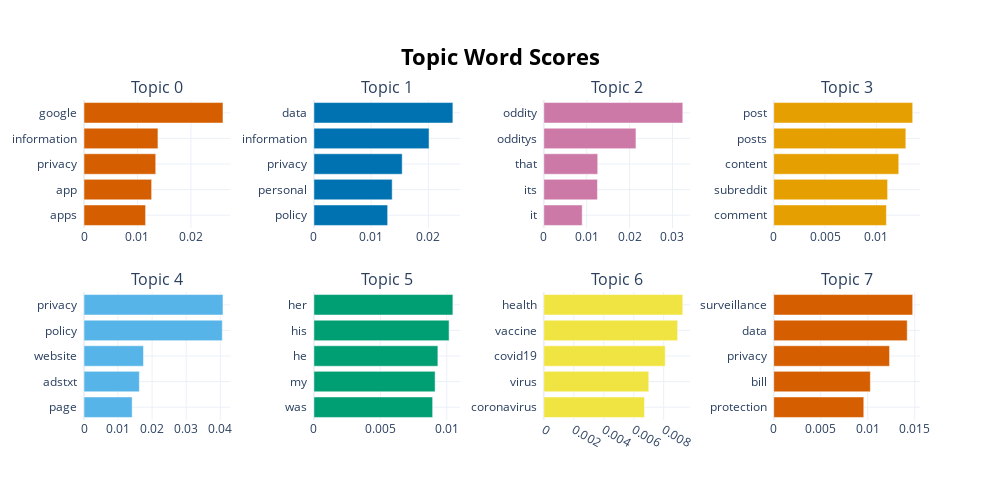

The code cell stored with this chart in its notebook:
### Code cell
topic_model.visualize_barchart()

### Figure 1 — Plotly figure (JSON) as saved in the notebook; plotly's stock layout.template omitted (floating-point values rounded to 4 significant figures)
{"data": [{"marker": {"color": "#D55E00"}, "orientation": "h", "x": [0.01152, 0.01265, 0.01342, 0.01383, 0.026], "y": ["apps  ", "app  ", "privacy  ", "information  ", "google  "], "type": "bar", "xaxis": "x", "yaxis": "y"}, {"marker": {"color": "#0072B2"}, "orientation": "h", "x": [0.01288, 0.01367, 0.01542, 0.02011, 0.02428], "y": ["policy  ", "personal  ", "privacy  ", "information  ", "data  "], "type": "bar", "xaxis": "x2", "yaxis": "y2"}, {"marker": {"color": "#CC79A7"}, "orientation": "h", "x": [0.008954, 0.01252, 0.01257, 0.02149, 0.0324], "y": ["it  ", "its  ", "that  ", "odditys  ", "oddity  "], "type": "bar", "xaxis": "x3", "yaxis": "y3"}, {"marker": {"color": "#E69F00"}, "orientation": "h", "x": [0.01098, 0.0111, 0.01219, 0.01288, 0.01354], "y": ["comment  ", "subreddit  ", "content  ", "posts  ", "post  "], "type": "bar", "xaxis": "x4", "yaxis": "y4"}, {"marker": {"color": "#56B4E9"}, "orientation": "h", "x": [0.01414, 0.01625, 0.01747, 0.0406, 0.0408], "y": ["page  ", "adstxt  ", "website  ", "policy  ", "privacy  "], "type": "bar", "xaxis": "x5", "yaxis": "y5"}, {"marker": {"color": "#009E73"}, "orientation": "h", "x": [0.008935, 0.00912, 0.009329, 0.01017, 0.01046], "y": ["was  ", "my  ", "he  ", "his  ", "her  "], "type": "bar", "xaxis": "x6", "yaxis": "y6"}, {"marker": {"color": "#F0E442"}, "orientation": "h", "x": [0.006718, 0.007003, 0.008101, 0.008929, 0.009271], "y": ["coronavirus  ", "virus  ", "covid19  ", "vaccine  ", "health  "], "type": "bar", "xaxis": "x7", "yaxis": "y7"}, {"marker": {"color": "#D55E00"}, "orientation": "h", "x": [0.009579, 0.01028, 0.01232, 0.0142, 0.01478], "y": ["protection  ", "bill  ", "privacy  ", "data  ", "surveillance  "], "type": "bar", "xaxis": "x8", "yaxis": "y8"}], "layout": {"xaxis": {"anchor": "y", "domain": [0.0, 0.175], "showgrid": true}, "yaxis": {"anchor": "x", "domain": [0.6, 1.0], "showgrid": true}, "xaxis2": {"anchor": "y2", "domain": [0.275, 0.45], "showgrid": true}, "yaxis2": {"anchor": "x2", "domain": [0.6, 1.0], "showgrid": true}, "xaxis3": {"anchor": "y3", "domain": [0.55, 0.725], "showgrid": true}, "yaxis3": {"anchor": "x3", "domain": [0.6, 1.0], "showgrid": true}, "xaxis4": {"anchor": "y4", "domain": [0.825, 1.0], "showgrid": true}, "yaxis4": {"anchor": "x4", "domain": [0.6, 1.0], "showgrid": true}, "xaxis5": {"anchor": "y5", "domain": [0.0, 0.175], "showgrid": true}, "yaxis5": {"anchor": "x5", "domain": [0.0, 0.4], "showgrid": true}, "xaxis6": {"anchor": "y6", "domain": [0.275, 0.45], "showgrid": true}, "yaxis6": {"anchor": "x6", "domain": [0.0, 0.4], "showgrid": true}, "xaxis7": {"anchor": "y7", "domain": [0.55, 0.725], "showgrid": true}, "yaxis7": {"anchor": "x7", "domain": [0.0, 0.4], "showgrid": true}, "xaxis8": {"anchor": "y8", "domain": [0.825, 1.0], "showgrid": true}, "yaxis8": {"anchor": "x8", "domain": [0.0, 0.4], "showgrid": true}, "annotations": [{"font": {"size": 16}, "showarrow": false, "text": "Topic 0", "x": 0.0875, "xanchor": "center", "xref": "paper", "y": 1.0, "yanchor": "bottom", "yref": "paper"}, {"font": {"size": 16}, "showarrow": false, "text": "Topic 1", "x": 0.3625, "xanchor": "center", "xref": "paper", "y": 1.0, "yanchor": "bottom", "yref": "paper"}, {"font": {"size": 16}, "showarrow": false, "text": "Topic 2", "x": 0.6375, "xanchor": "center", "xref": "paper", "y": 1.0, "yanchor": "bottom", "yref": "paper"}, {"font": {"size": 16}, "showarrow": false, "text": "Topic 3", "x": 0.9125, "xanchor": "center", "xref": "paper", "y": 1.0, "yanchor": "bottom", "yref": "paper"}, {"font": {"size": 16}, "showarrow": false, "text": "Topic 4", "x": 0.0875, "xanchor": "center", "xref": "paper", "y": 0.4, "yanchor": "bottom", "yref": "paper"}, {"font": {"size": 16}, "showarrow": false, "text": "Topic 5", "x": 0.3625, "xanchor": "center", "xref": "paper", "y": 0.4, "yanchor": "bottom", "yref": "paper"}, {"font": {"size": 16}, "showarrow": false, "text": "Topic 6", "x": 0.6375, "xanchor": "center", "xref": "paper", "y": 0.4, "yanchor": "bottom", "yref": "paper"}, {"font": {"size": 16}, "showarrow": false, "text": "Topic 7", "x": 0.9125, "xanchor": "center", "xref": "paper", "y": 0.4, "yanchor": "bottom", "yref": "paper"}], "title": {"font": {"size": 22, "color": "Black"}, "text": "<b>Topic Word Scores", "x": 0.5, "xanchor": "center", "yanchor": "top"}, "hoverlabel": {"font": {"size": 16, "family": "Rockwell"}, "bgcolor": "white"}, "showlegend": false, "width": 1000, "height": 500}}
